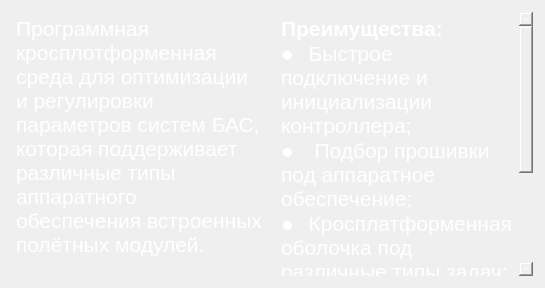
<?xml version="1.0" encoding="UTF-8"?>
<ui version="4.0">
 <class>welcomeScreen</class>
 <widget class="QWidget" name="welcomeScreen">
  <property name="geometry">
   <rect>
    <x>0</x>
    <y>0</y>
    <width>545</width>
    <height>288</height>
   </rect>
  </property>
  <property name="windowTitle">
   <string>Form</string>
  </property>
  <layout class="QHBoxLayout" name="horizontalLayout">
   <item>
    <widget class="QTextBrowser" name="textBrowser">
     <property name="styleSheet">
      <string notr="true">border-style: &quot;none&quot;;
background-color: rgba(255, 255, 255, 0);
color: rgb(255, 255, 255);</string>
     </property>
     <property name="lineWrapMode">
      <enum>QTextEdit::WidgetWidth</enum>
     </property>
     <property name="html">
      <string>&lt;!DOCTYPE HTML PUBLIC &quot;-//W3C//DTD HTML 4.0//EN&quot; &quot;http://www.w3.org/TR/REC-html40/strict.dtd&quot;&gt;
&lt;html&gt;&lt;head&gt;&lt;meta name=&quot;qrichtext&quot; content=&quot;1&quot; /&gt;&lt;meta charset=&quot;utf-8&quot; /&gt;&lt;style type=&quot;text/css&quot;&gt;
p, li { white-space: pre-wrap; }
&lt;/style&gt;&lt;/head&gt;&lt;body style=&quot; font-family:'Segoe UI'; font-size:9pt; font-weight:400; font-style:normal;&quot;&gt;
&lt;p style=&quot; margin-top:0px; margin-bottom:0px; margin-left:0px; margin-right:0px; -qt-block-indent:0; text-indent:0px;&quot;&gt;&lt;span style=&quot; font-family:'Times New Roman','serif'; font-size:16pt; color:#ffffff;&quot;&gt;Программная кросплотформенная среда для оптимизации и регулировки параметров систем БАС, которая поддерживает различные типы аппаратного обеспечения встроенных полётных модулей.&lt;/span&gt;&lt;/p&gt;&lt;/body&gt;&lt;/html&gt;</string>
     </property>
     <property name="acceptRichText">
      <bool>true</bool>
     </property>
    </widget>
   </item>
   <item>
    <widget class="QTextBrowser" name="textBrowser_2">
     <property name="styleSheet">
      <string notr="true">border-style: &quot;none&quot;;
background-color: rgba(255, 255, 255, 0);
color: rgb(255, 255, 255);</string>
     </property>
     <property name="html">
      <string>&lt;!DOCTYPE HTML PUBLIC &quot;-//W3C//DTD HTML 4.0//EN&quot; &quot;http://www.w3.org/TR/REC-html40/strict.dtd&quot;&gt;
&lt;html&gt;&lt;head&gt;&lt;meta name=&quot;qrichtext&quot; content=&quot;1&quot; /&gt;&lt;meta charset=&quot;utf-8&quot; /&gt;&lt;style type=&quot;text/css&quot;&gt;
p, li { white-space: pre-wrap; }
&lt;/style&gt;&lt;/head&gt;&lt;body style=&quot; font-family:'Segoe UI'; font-size:9pt; font-weight:400; font-style:normal;&quot;&gt;
&lt;p style=&quot; margin-top:0px; margin-bottom:0px; margin-left:0px; margin-right:0px; -qt-block-indent:0; text-indent:0px;&quot;&gt;&lt;span style=&quot; font-family:'Times New Roman','serif'; font-size:16pt; font-weight:700; color:#ffffff;&quot;&gt;Преимущества:&lt;/span&gt;&lt;span style=&quot; font-weight:700;&quot;&gt; &lt;/span&gt;&lt;/p&gt;
&lt;p style=&quot; margin-top:0px; margin-bottom:0px; margin-left:0px; margin-right:0px; -qt-block-indent:0; text-indent:0px;&quot;&gt;&lt;span style=&quot; font-family:'Noto Sans Symbols'; font-size:16pt; color:#ffffff;&quot;&gt;●&lt;/span&gt;&lt;span style=&quot; font-family:'Times New Roman'; font-size:7pt; color:#000000;&quot;&gt;      &lt;/span&gt;&lt;span style=&quot; font-family:'Times New Roman','serif'; font-size:16pt; color:#ffffff;&quot;&gt;Быстрое подключение и инициализации контроллера;&lt;/span&gt; &lt;/p&gt;
&lt;p style=&quot; margin-top:0px; margin-bottom:0px; margin-left:0px; margin-right:0px; -qt-block-indent:0; text-indent:0px;&quot;&gt;&lt;span style=&quot; font-family:'Noto Sans Symbols'; font-size:16pt; color:#ffffff;&quot;&gt;●&lt;/span&gt;&lt;span style=&quot; font-family:'Times New Roman'; font-size:7pt; color:#000000;&quot;&gt;      &lt;/span&gt;&lt;span style=&quot; font-family:'Times New Roman','serif'; font-size:16pt; color:#ffffff;&quot;&gt; Подбор прошивки под аппаратное обеспечение;&lt;/span&gt; &lt;/p&gt;
&lt;p style=&quot; margin-top:0px; margin-bottom:0px; margin-left:0px; margin-right:0px; -qt-block-indent:0; text-indent:0px;&quot;&gt;&lt;span style=&quot; font-family:'Noto Sans Symbols'; font-size:16pt; color:#ffffff;&quot;&gt;●&lt;/span&gt;&lt;span style=&quot; font-family:'Times New Roman'; font-size:7pt; color:#000000;&quot;&gt;      &lt;/span&gt;&lt;span style=&quot; font-family:'Times New Roman','serif'; font-size:16pt; color:#ffffff;&quot;&gt;Кросплатформенная оболочка под различные типы задач;&lt;/span&gt; &lt;/p&gt;
&lt;p style=&quot; margin-top:0px; margin-bottom:0px; margin-left:0px; margin-right:0px; -qt-block-indent:0; text-indent:0px;&quot;&gt;&lt;span style=&quot; font-family:'Noto Sans Symbols'; font-size:16pt; color:#ffffff;&quot;&gt;●&lt;/span&gt;&lt;span style=&quot; font-family:'Times New Roman'; font-size:7pt; color:#000000;&quot;&gt;      &lt;/span&gt;&lt;span style=&quot; font-family:'Times New Roman','serif'; font-size:16pt; color:#ffffff;&quot;&gt; Быстрый и настраивый процесс регулировки параметров;&lt;/span&gt; &lt;span style=&quot; font-family:'Times New Roman','serif'; font-size:16pt; color:#ffffff;&quot;&gt;Погрешность системы не более 10 %.&lt;/span&gt;&lt;/p&gt;&lt;/body&gt;&lt;/html&gt;</string>
     </property>
    </widget>
   </item>
  </layout>
 </widget>
 <resources/>
 <connections/>
</ui>
